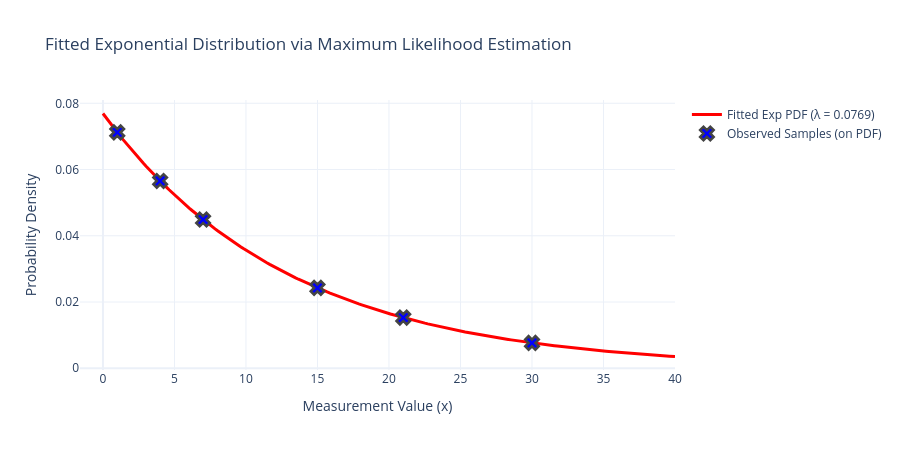

Notebook code cell kept with this figure:
### Markdown cell above
---
## Task 2: Analytical vs. Numerical MLE (Exponential Distribution)

In **Example 5.4 and 5.5** of your textbook, we are given a simple 6-point dataset:
$$x = [1, 4, 7, 15, 21, 30]$$

For an Exponential distribution $f(x, \lambda) = \lambda e^{-\lambda x}$, the analytical MLE parameter is derived as:
$$\hat{\lambda} = \frac{n}{\sum_{i=1}^{n} x^i} = \frac{6}{78} \approx 0.0769$$

**Your Goal:**
1. Calculate the analytical parameter $\hat{\lambda}$ using a pythonic array operation.
2. Define an objective function representing the **Negative Log-Likelihood (NLL)** of the Exponential distribution.
3. Minimize this NLL using numerical optimization (`scipy.optimize.minimize`).
4. Plot the 6 data points along with your fitted Exponential distribution curve to verify the fit!

### Code cell
import numpy as np
import plotly.graph_objects as go
import scipy.optimize as optimize

x = np.array([1, 4, 7, 15, 21, 30])

# 1. Analytical Solution
# lambda_anal = len(x) / np.sum(x)
lambda_anal = 1 / np.mean(x)


# 2. Negative Log-Likelihood function
def neg_log_likelihood(lam):
    if lam <= 0:
        return 1e6
    log_pdf = np.log(lam) - lam * x
    return -np.sum(log_pdf)


# 3. Numerical Optimization
initial_guess = [0.5]
opt_result = optimize.minimize(neg_log_likelihood, initial_guess)
print(opt_result)
lambda_num = opt_result.x[0]

print("--- Task 2 Solution ---")
print(f"Analytical Lambda: {lambda_anal:.4f}")
print(f"Numerical Lambda:  {lambda_num:.4f}")

# 4. Plotting the Fit
x_curve = np.linspace(0, 40, 200)
y_curve = lambda_num * np.exp(-lambda_num * x_curve)

# Calculate the exact PDF height for each sample point to place them on the curve
y_samples = lambda_num * np.exp(-lambda_num * x)

fig = go.Figure()

# Fitted PDF curve (Correction: Explicitly defined x=x_curve and y=y_curve)
fig.add_trace(
    go.Scatter(
        x=x_curve,
        y=y_curve,
        mode="lines",
        name=f"Fitted Exp PDF (λ = {lambda_num:.4f})",
        line=dict(color="red", width=3),
    )
)

# Observed data points plotted directly ON the curve (Correction: Explicitly defined x=x and y=y_samples)
fig.add_trace(
    go.Scatter(
        x=x,
        y=y_samples,
        mode="markers",
        name="Observed Samples (on PDF)",
        marker=dict(color="blue", size=12, symbol="x", line=dict(width=2.5)),
    )
)

fig.update_layout(
    title="Fitted Exponential Distribution via Maximum Likelihood Estimation",
    xaxis_title="Measurement Value (x)",
    yaxis_title="Probability Density",
    template="plotly_white",
    height=450,
)
fig.show()

### Figure 1 — Plotly figure (JSON) as saved in the notebook; plotly's stock layout.template omitted (floating-point values rounded to 4 significant figures; data arrays with more than 128 entries replaced by an {"elided": "..."} marker saying what was removed)
{"data": [{"line": {"color": "red", "width": 3}, "mode": "lines", "name": "Fitted Exp PDF (λ = 0.0769)", "type": "scatter", "x": {"elided": "200 float values"}, "y": {"elided": "200 float values"}}, {"marker": {"color": "blue", "line": {"width": 2.5}, "size": 12, "symbol": "x"}, "mode": "markers", "name": "Observed Samples (on PDF)", "type": "scatter", "x": [1, 4, 7, 15, 21, 30], "y": [0.07123, 0.05655, 0.0449, 0.02426, 0.01529, 0.007653]}], "layout": {"height": 450, "title": {"text": "Fitted Exponential Distribution via Maximum Likelihood Estimation"}, "xaxis": {"title": {"text": "Measurement Value (x)"}}, "yaxis": {"title": {"text": "Probability Density"}}}}
